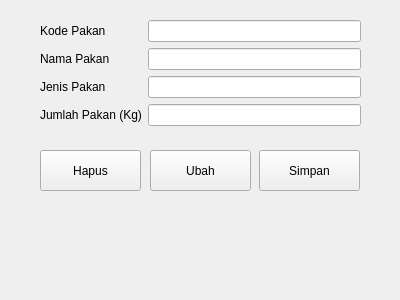
<?xml version="1.0" encoding="UTF-8"?>
<ui version="4.0">
 <class>FormPakan</class>
 <widget class="QWidget" name="FormPakan">
  <property name="geometry">
   <rect>
    <x>0</x>
    <y>0</y>
    <width>400</width>
    <height>300</height>
   </rect>
  </property>
  <property name="windowTitle">
   <string>Form</string>
  </property>
  <widget class="QWidget" name="formLayoutWidget">
   <property name="geometry">
    <rect>
     <x>40</x>
     <y>20</y>
     <width>321</width>
     <height>121</height>
    </rect>
   </property>
   <layout class="QFormLayout" name="formLayout">
    <item row="0" column="0">
     <widget class="QLabel" name="kodePakanLabel">
      <property name="text">
       <string>Kode Pakan</string>
      </property>
     </widget>
    </item>
    <item row="0" column="1">
     <widget class="QLineEdit" name="kodePakanLineEdit"/>
    </item>
    <item row="1" column="0">
     <widget class="QLabel" name="namaPakanLabel">
      <property name="text">
       <string>Nama Pakan</string>
      </property>
     </widget>
    </item>
    <item row="1" column="1">
     <widget class="QLineEdit" name="namaPakanLineEdit"/>
    </item>
    <item row="2" column="0">
     <widget class="QLabel" name="jenisPakanLabel">
      <property name="text">
       <string>Jenis Pakan</string>
      </property>
     </widget>
    </item>
    <item row="2" column="1">
     <widget class="QLineEdit" name="jenisPakanLineEdit"/>
    </item>
    <item row="3" column="0">
     <widget class="QLabel" name="jumlahPakanLabel">
      <property name="text">
       <string>Jumlah Pakan (Kg)</string>
      </property>
     </widget>
    </item>
    <item row="3" column="1">
     <widget class="QLineEdit" name="jumlahPakanLineEdit"/>
    </item>
   </layout>
  </widget>
  <widget class="QPushButton" name="pushButton">
   <property name="geometry">
    <rect>
     <x>259</x>
     <y>150</y>
     <width>101</width>
     <height>41</height>
    </rect>
   </property>
   <property name="text">
    <string>Simpan</string>
   </property>
  </widget>
  <widget class="QPushButton" name="pushButton_2">
   <property name="geometry">
    <rect>
     <x>150</x>
     <y>150</y>
     <width>101</width>
     <height>41</height>
    </rect>
   </property>
   <property name="text">
    <string>Ubah</string>
   </property>
  </widget>
  <widget class="QPushButton" name="pushButton_3">
   <property name="geometry">
    <rect>
     <x>40</x>
     <y>150</y>
     <width>101</width>
     <height>41</height>
    </rect>
   </property>
   <property name="text">
    <string>Hapus</string>
   </property>
  </widget>
 </widget>
 <resources/>
 <connections/>
</ui>
